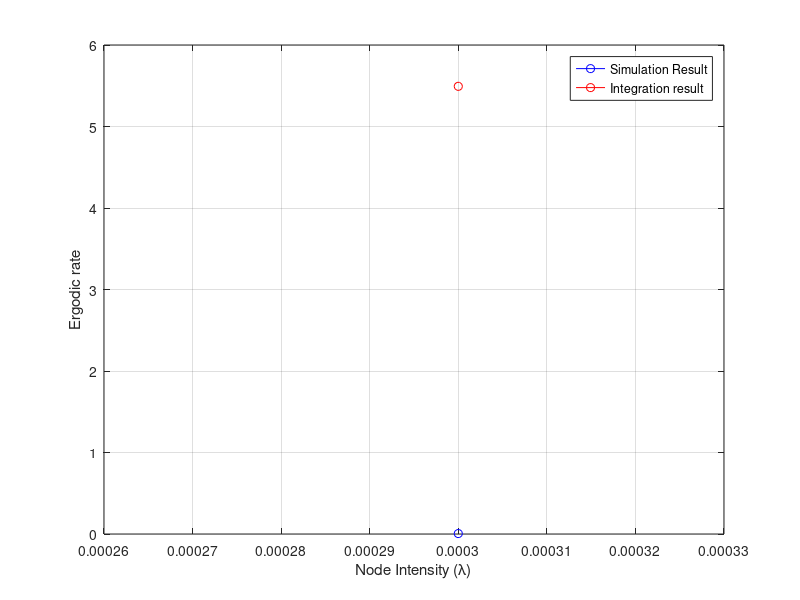

Here is the MATLAB script that generated this plot:
%% this program is the old one for power control.
% and modified by Z.K.Yang, 11/17 
clear all
clc
%% parameter setting
lambda = 3e-4:1e-4:3e-4;
SimRad=500;
SimArea=SimRad^2*pi;
NumSam=5000;
NumDrops=50;
D=20;
alpha=4;
P=1;
G=1;
tau = pi * P * G * gamma(1-2/alpha);
beta=1;
S = P * G * D^(-alpha);

q=zeros(1,length(lambda)); 
rate = zeros(1,length(lambda));
qth=q;
c=2*pi*gamma(2/alpha)*gamma(1-2/alpha)/alpha;
qth=1-exp(-lambda.*D^2.*c.*beta^(2/alpha)); %Theoretical result of the outage probability

for m=1:length(lambda)
    MeanTX=round(lambda(m)*SimArea);
    NumTX=poissrnd(MeanTX,1,NumDrops); 
    temp=0;
    temp2=0;
	for k=1:NumDrops
		Rad=sqrt(rand(1,NumTX(k)))*SimRad;
		Ang=rand(1,NumTX(k))*2*pi;
		Xt=Rad.*cos(Ang)+j*Rad.*sin(Ang);
		Ht=exprnd(1,NumTX(k),NumSam);

		%% 10/22 0:08 
		D_PC = 15+10*rand(NumTX(k),NumSam);
		v_1 = 2.5; % for fading
		v_2 = 5; % for distance 
		abs_power = gamma(1+v_1)*3.8792*10^(6);
		P_PC = Ht.^(v_1) .* D_PC.^(v_2)/abs_power;

		D_t = 15+10*rand(1,NumSam);
		h_t = exprnd(1,1,NumSam);
		P_t = h_t.^(v_1) .* D_t.^(v_2)/abs_power;

		S0=P_t.*h_t.*D_t.^(-alpha); % signal power
		I0=abs(Xt).^(-alpha)*(Ht.*P_PC); %interference power
		%%

		S_o=h_t.*D_t.^(-alpha);
		I_o=abs(Xt).^(-alpha)*Ht; 

		SIR0=S0./I0;
		SIR_o=S_o./I_o;    
		temp=temp+mean(I0);
		temp2=temp2+mean(SIR_o);
	end
	q(m)=temp/NumDrops
	q0(m)=temp2/NumDrops;
end

%% plot section;
plot(lambda,q,'b-o');
hold on
plot(lambda,q0,'r-o');
% for i =1:length(lambda)
%     fun = @(y) (1-exp(-y))./y .*exp(-lambda(i)*tau.*S^(-2/alpha).*y.^(2/alpha)); 
%     rate(i) = integral(fun,0,inf);
% end

legend('Simulation Result','Integration result');
xlabel('Node Intensity (\lambda)');
ylabel('Ergodic rate');
grid;